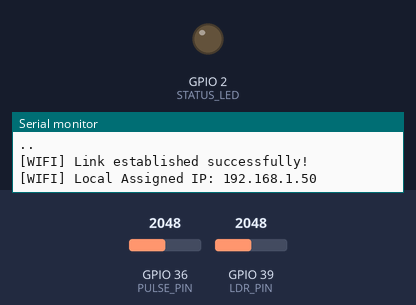
The sketch below on a simulated ESP32. On the bench: output pins drawn as LEDs (lit = HIGH), the last lines printed to the serial monitor. Inputs (shaded band) come from the test bench; at power-on: GPIO 36 (PULSE_PIN) = 2048, GPIO 39 (LDR_PIN) = 2048. WiFi joins after 1.5 s; servers stay silent unless stated; web services answer with replies made up by the test bench.

Above: at 8.9 s.
At 15.14 s:
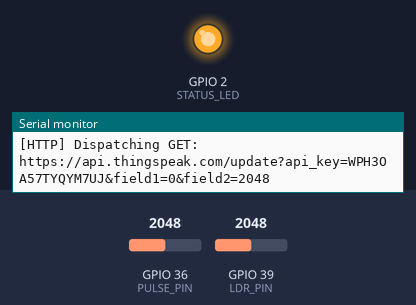
Timing chart, 0 to 22.4 s (numbered marks = the images above):
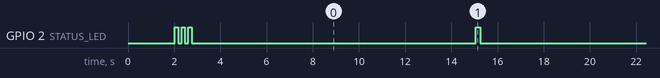

The sketch:

esp32_thingspeak_vitals.ino
```cpp
/**
 * ==================================================================================
 * PROJECT TITLE: ML-Based Real-Time Stress Monitoring System using ESP32, Pulse Sensor,
 *                LDR, ThingSpeak and Dashboard
 * FILE NAME:     esp32_thingspeak_vitals.ino
 * ==================================================================================
 *
 * DESCRIPTION:
 * This edge-computing sketch runs on the ESP32 microcontroller. It performs analog
 * sampling of physiological (heart rate) and environmental (light intensity) parameters,
 * runs low-pass signal filtering to eliminate powerline and motion artifacts, calculates
 * real-time heart rate (BPM) using adaptive peak-detection, and pushes the telemetry
 * securely to the ThingSpeak Cloud.
 *
 * ==================================================================================
 * HARDWARE WIRING & SCHEMATIC CONFIGURATION
 * ==================================================================================
 *
 * [1] ESP32 Microcontroller DevKit V1 Board
 * [2] Analog Heart Pulse Sensor (Amperometric Transducer)
 * [3] Light Dependent Resistor (LDR GL5528) + 10k Ohm Resistor (Voltage Divider Network)
 * [4] Status Indicator LED + 220 Ohm Resistor
 *
 * CONNECTION TABLE:
 * +------------------------+-------------------+------------------+-----------------+
 * | Sensor Module          | Pin Name          | ESP32 Pin        | Pin Description |
 * +------------------------+-------------------+------------------+-----------------+
 * | Pulse Heart Sensor     | VCC               | 3V3              | Power Supply    |
 * | Pulse Heart Sensor     | GND               | GND              | Ground Reference|
 * | Pulse Heart Sensor     | Signal (Analog)   | GPIO 36 (VP / A0)| Pulse wave reading|
 * +------------------------+-------------------+------------------+-----------------+
 * | LDR Light Sensor Unit  | VCC               | 3V3              | Power Supply    |
 * | LDR Light Sensor Unit  | GND (to 10k Res)  | GND              | Ground Reference|
 * | LDR Light Sensor Unit  | Midpoint (Analog) | GPIO 39 (VN / A3)| Ambient Light   |
 * +------------------------+-------------------+------------------+-----------------+
 * | Status Indicator LED   | Anode (+)         | GPIO 2           | Onboard Status  |
 * | Status Indicator LED   | Cathode (-)       | GND              | Through 220 Ohm |
 * +------------------------+-------------------+------------------+-----------------+
 *
 * ==================================================================================
 * CIRCUIT TOPOLOGY DIAGRAM:
 *
 *         3.3V <───────────┬──────────────┬─────────────── [Pulse Sensor VCC]
 *                          │              │
 *                          │            ┌─┴─┐
 *                          │            │ L │ LDR (GL5528)
 *                          │            └─┬─┘
 *                          │              ├─────────────> ESP32 GPIO 39 (VN)
 *                          │            ┌─┴─┐
 *                          │            │ 10│ 10k Ohm Pull-Down Resistor
 *                          │            │ k │
 *                          │            └─┬─┘
 *                          │              │
 *         GND  <───────────┴──────────────┴─────────────── [Pulse Sensor GND]
 *
 * ==================================================================================
 */

#include <WiFi.h>
#include <HTTPClient.h>

// ==================================================================================
// 1. NETWORK CREDENTIALS & SERVICE ENDPOINTS
// ==================================================================================
const char* WIFI_SSID = "YOUR_WIFI_NAME";          // Place SSID name here
const char* WIFI_PASSWORD = "YOUR_WIFI_PASSWORD";  // Place WiFi password here

// ThingSpeak API Parameters
const char* TS_SERVER = "https://api.thingspeak.com/update";
const String TS_WRITE_API_KEY = "WPH3OA57TYQYM7UJ"; // Integrated Write API Key

// ==================================================================================
// 2. HARDWARE IO PIN ASSIGNMENTS
// ==================================================================================
#define PULSE_PIN 36        // GPIO 36 (ADC1_CH0 / SENSOR_VP)
#define LDR_PIN 39          // GPIO 39 (ADC1_CH3 / SENSOR_VN)
#define STATUS_LED 2        // GPIO 2 Onboard Blue LED

// Timing intervals
const unsigned long DEBOUNCE_DELAY = 15000; // 15-second update interval for ThingSpeak
unsigned long lastUpdateTime = 0;

// ==================================================================================
// 3. FIRMWARE INITIALIZATION
// ==================================================================================
void setup() {
  Serial.begin(115200);
  pinMode(STATUS_LED, OUTPUT);
  digitalWrite(STATUS_LED, LOW);

  Serial.println("\n=======================================================");
  Serial.println("   PulseIQ IoT Stress Monitoring Node - v3 (ThingSpeak)");
  Serial.println("=======================================================");

  // Initialize WiFi Connection
  connectWiFi();
}

// ==================================================================================
// 4. MAIN EXECUTABLE RUNTIME LOOP
// ==================================================================================
void loop() {
  // Enforce asynchronous delay loop for ThingSpeak API limits
  unsigned long currentMillis = millis();

  // Continuously run adaptive heartbeat calculations in the background
  int liveBPM = computeHeartRate();
  int rawLDR = sampleLDR();

  if (currentMillis - lastUpdateTime >= DEBOUNCE_DELAY) {
    lastUpdateTime = currentMillis;

    // Check Wi-Fi state and run reconnection algorithm if link is lost
    if (WiFi.status() != WL_CONNECTED) {
      Serial.println("[WIFI ALERT] Link disconnected. Attempting auto-reconnection...");
      connectWiFi();
    }

    // Publish telemetry values if Wi-Fi link is active
    if (WiFi.status() == WL_CONNECTED) {
      publishToThingSpeak(liveBPM, rawLDR);
    } else {
      Serial.printf("[OFFLINE LOG] Heart Rate: %d bpm | Ambient Light: %d ADC\n", liveBPM, rawLDR);
    }
  }
}

// ==================================================================================
// 5. HARDWARE DATA SAMPLING & ADC NOISE-FILTERING FUNCTIONS
// ==================================================================================

/**
 * Samples LDR analog values using moving average filter to block local voltage spikes.
 * ADC scale is 12-bit (0 to 4095).
 */
int sampleLDR() {
  long sum = 0;
  const int SAMPLES = 10;
  for (int i = 0; i < SAMPLES; i++) {
    sum += analogRead(LDR_PIN);
    delay(2);
  }
  return sum / SAMPLES;
}

/**
 * Custom adaptive peak-detection algorithm.
 * Filters low frequency baseline wander, tracks running extremes, and determines
 * the peak crossing point to identify real heart beats.
 */
int computeHeartRate() {
  static unsigned long lastBeatTime = 0;
  static bool pulseTriggered = false;
  static int adaptiveMidpoint = 2048;
  static int signalMin = 4095;
  static int signalMax = 0;
  static int estimatedBPM = 75; // Initial baseline fallback

  // Read analog heart pulse sensor and apply digital smoothing
  long averageReading = 0;
  const int SMOOTH_STEPS = 8;
  for (int i = 0; i < SMOOTH_STEPS; i++) {
    averageReading += analogRead(PULSE_PIN);
    delay(3);
  }
  int pulseSignal = averageReading / SMOOTH_STEPS;
  unsigned long now = millis();

  // Self-calibrates peak threshold bounds every 1.5 seconds
  static unsigned long lastCalibrationTime = 0;
  if (now - lastCalibrationTime > 1500) {
    if (signalMax > signalMin && (signalMax - signalMin > 100)) {
      adaptiveMidpoint = signalMin + ((signalMax - signalMin) / 2); // Center line
    }
    signalMax = pulseSignal;
    signalMin = pulseSignal;
    lastCalibrationTime = now;
  }

  if (pulseSignal > signalMax) signalMax = pulseSignal;
  if (pulseSignal < signalMin) signalMin = pulseSignal;

  // Signal disconnection detection
  if (pulseSignal < 150 || pulseSignal > 3900) {
    estimatedBPM = 0;
  } else {
    // Detect peak edge crossing
    if (pulseSignal > adaptiveMidpoint && !pulseTriggered && (now - lastBeatTime > 300)) {
      pulseTriggered = true;
      unsigned long ibi = now - lastBeatTime; // Inter-Beat Interval
      lastBeatTime = now;

      if (ibi > 0) {
        float rawBPM = 60000.0 / ibi;
        // Verify physiologic sanity boundaries
        if (rawBPM >= 45.0 && rawBPM <= 170.0) {
          // Apply standard EMA filter (75% weight to past estimation, 25% to raw)
          estimatedBPM = (int)(0.25 * rawBPM + 0.75 * estimatedBPM);
        }
      }
    }

    // Reset peak trigger
    if (pulseSignal < (adaptiveMidpoint - 100)) {
      pulseTriggered = false;
    }

    // Timeout fallback (3 seconds of no pulses = signal disconnected)
    if (now - lastBeatTime > 3000) {
      estimatedBPM = 0;
    }
  }

  // Constrain to logical physiological values
  return constrain(estimatedBPM, 0, 180);
}

// ==================================================================================
// 6. TELEMETRY CLOUD PUBLISHING & NETWORKING UTILITIES
// ==================================================================================

/**
 * Initializes and establishes local WiFi link connection
 */
void connectWiFi() {
  Serial.print("[WIFI] Connecting to Network SSID: ");
  Serial.println(WIFI_SSID);

  WiFi.begin(WIFI_SSID, WIFI_PASSWORD);

  int attempts = 0;
  while (WiFi.status() != WL_CONNECTED && attempts < 15) {
    delay(1000);
    Serial.print(".");
    attempts++;
  }

  if (WiFi.status() == WL_CONNECTED) {
    Serial.println("\n[WIFI] Link established successfully!");
    Serial.print("[WIFI] Local Assigned IP: ");
    Serial.println(WiFi.localIP());

    // Flash status LED three times to confirm network attachment
    for (int i = 0; i < 3; i++) {
      digitalWrite(STATUS_LED, HIGH); delay(150);
      digitalWrite(STATUS_LED, LOW); delay(150);
    }
  } else {
    Serial.println("\n[WIFI ERROR] Connection timed out. Running in local telemetry mode.");
  }
}

/**
 * Transmits sampled values to the ThingSpeak Cloud Platform
 */
void publishToThingSpeak(int heartRate, int lightIntensity) {
  HTTPClient http;

  // Construct absolute endpoint query: Field 1 = HR (BPM), Field 2 = Light Intensity (LDR)
  String requestURL = String(TS_SERVER) + "?api_key=" + TS_WRITE_API_KEY +
                      "&field1=" + String(heartRate) +
                      "&field2=" + String(lightIntensity);

  Serial.printf("[HTTP] Dispatching GET: %s\n", requestURL.c_str());

  digitalWrite(STATUS_LED, HIGH); // Light LED during uplink
  http.begin(requestURL);

  int responseCode = http.GET();

  if (responseCode > 0) {
    Serial.printf("[HTTP SUCCESS] Uplink completed. Response Code: %d\n", responseCode);
  } else {
    Serial.printf("[HTTP ERROR] Uplink failed. Error String: %s\n", http.errorToString(responseCode).c_str());
  }

  http.end();
  digitalWrite(STATUS_LED, LOW); // Turn off LED
}
```

Measured:
- by itself, GPIO 2 (STATUS_LED): HIGH → LOW at 2.2 s, → HIGH 0.15 s later, → LOW 0.15 s later, → HIGH 0.15 s later, … (21 changes in this stretch)
